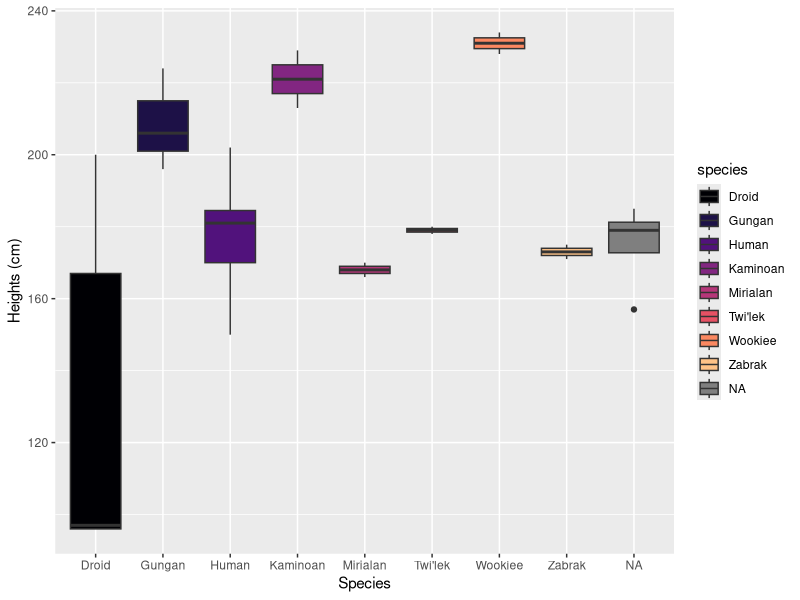
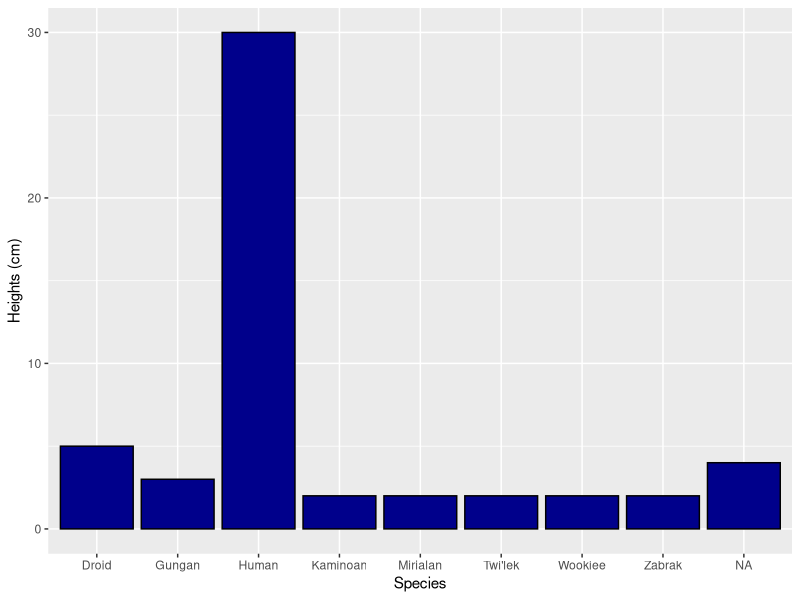
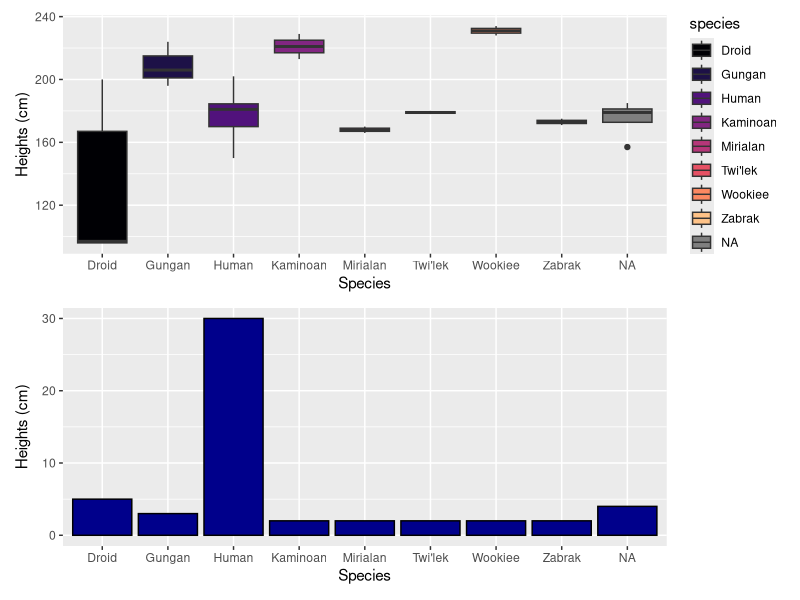

Source code (R) for these figures, in order:
## ---- chunk 1
library(dplyr)

sw2<- starwars %>% 
  count(species) %>%
  filter(n>1)
sw2

sw3<- filter(starwars, starwars$species %in% sw2$species)
sw3
## ---- chunk 2
# It only includes the columns that are not of type list
glimpse(sw3)
# 6r,14c
sw4<- sw3[, sapply(sw3, class) != "list"]
glimpse(sw4)
#View(sw4)
## ---- chunk 3
anyNA(sw4) 
starwarsClean <- sw4[!is.na(sw4$height),]
starwarsClean

## ---- chunk 4
starwarsClean %>%
  group_by(species) %>%
  summarize(meanHeight = mean(height), medianHeight= median(height), SDHeight= sd(height))
## ---- chunk 5
library(viridis)
library(ggplot2)
cols <- viridis(9, option="magma")
b<- ggplot(starwarsClean, aes(x = species, y = height, fill=species)) +
   geom_boxplot() +
scale_fill_manual(values =cols)+
  labs(x="Species",
       y="Heights (cm)")
b
## ---- chunk 6
b2 <- qplot(x=starwarsClean$species,fill=I("darkblue"),color=I("black")) +
  labs(x="Species",
       y="Heights (cm)")
b2
## ---- chunk 7
library(patchwork)
b / b2
